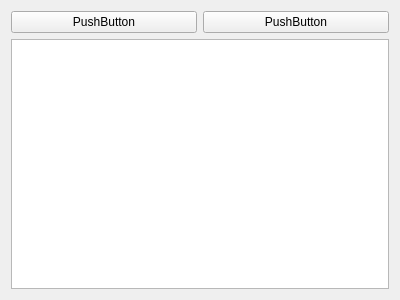
<?xml version="1.0" encoding="UTF-8"?>
<ui version="4.0">
 <class>GameInfoWidget</class>
 <widget class="QWidget" name="GameInfoWidget">
  <property name="geometry">
   <rect>
    <x>0</x>
    <y>0</y>
    <width>400</width>
    <height>300</height>
   </rect>
  </property>
  <property name="windowTitle">
   <string>Form</string>
  </property>
  <layout class="QGridLayout" name="gridLayout">
   <item row="1" column="0">
    <layout class="QVBoxLayout" name="verticalLayout">
     <item>
      <layout class="QHBoxLayout" name="horizontalLayout">
       <item>
        <widget class="QPushButton" name="pushButton_2">
         <property name="text">
          <string>PushButton</string>
         </property>
        </widget>
       </item>
       <item>
        <widget class="QPushButton" name="pushButton">
         <property name="text">
          <string>PushButton</string>
         </property>
        </widget>
       </item>
      </layout>
     </item>
     <item>
      <layout class="QVBoxLayout" name="verticalLayout_3">
       <item>
        <widget class="QTextEdit" name="textEdit"/>
       </item>
      </layout>
     </item>
    </layout>
   </item>
  </layout>
 </widget>
 <resources/>
 <connections/>
</ui>
